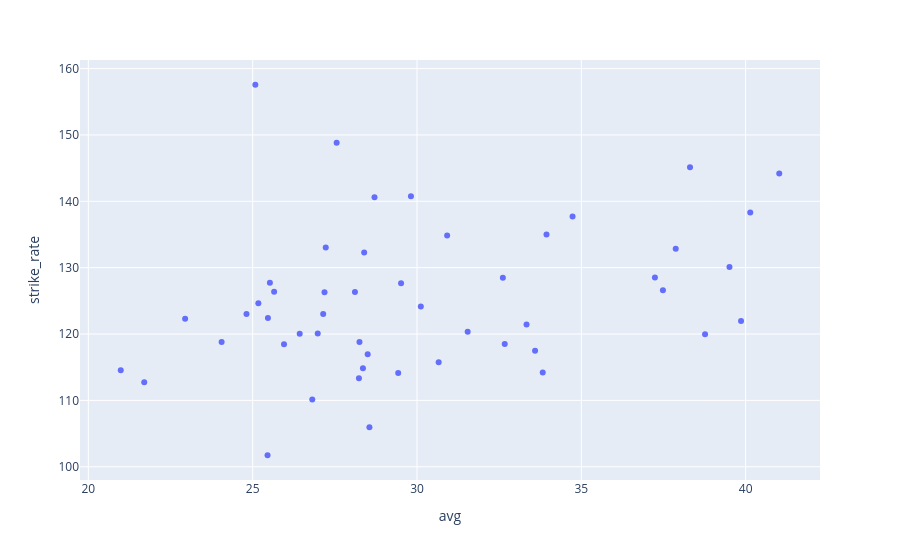

Source (notebook cell):
### Code cell
import plotly.express as px
px.scatter(data_frame=batsman_df, x = 'avg',y = 'strike_rate',hover_name='batsman')

### Figure 1 — Plotly figure (JSON) as saved in the notebook; plotly's stock layout.template omitted (floating-point values rounded to 4 significant figures)
{"data": [{"hovertemplate": "<b>%{hovertext}</b><br><br>avg=%{x}<br>strike_rate=%{y}<extra></extra>", "hovertext": ["AB de Villiers", "AC Gilchrist", "AJ Finch", "AM Rahane", "AT Rayudu", "BB McCullum", "BJ Hodge", "CH Gayle", "DA Miller", "DA Warner", "DJ Bravo", "DJ Hussey", "DPMD Jayawardene", "DR Smith", "F du Plessis", "G Gambhir", "GJ Maxwell", "JH Kallis", "JP Duminy", "KA Pollard", "KC Sangakkara", "KD Karthik", "KK Nair", "M Vijay", "MEK Hussey", "MK Pandey", "MK Tiwary", "MS Dhoni", "NV Ojha", "PA Patel", "R Dravid", "RA Jadeja", "RG Sharma", "RV Uthappa", "S Badrinath", "S Dhawan", "SC Ganguly", "SE Marsh", "SK Raina", "SPD Smith", "SR Tendulkar", "SR Watson", "SS Tiwary", "SV Samson", "TM Dilshan", "V Kohli", "V Sehwag", "WP Saha", "YK Pathan", "Yuvraj Singh"], "legendgroup": "", "marker": {"color": "#636efa", "symbol": "circle"}, "mode": "markers", "name": "", "orientation": "v", "showlegend": false, "type": "scatter", "x": [38.31, 27.22, 27.19, 33.59, 27.15, 28.11, 33.33, 41.02, 34.73, 40.14, 22.95, 26.98, 28.25, 28.39, 30.12, 31.54, 25.08, 28.55, 39.86, 28.71, 25.95, 24.81, 25.17, 26.43, 38.76, 28.5, 29.43, 37.87, 20.99, 21.7, 28.23, 24.06, 32.61, 29.52, 30.66, 32.67, 25.45, 39.51, 33.94, 37.24, 33.83, 30.92, 28.36, 25.46, 26.81, 37.48, 27.56, 25.52, 29.82, 25.65], "xaxis": "x", "y": [145.1, 133.1, 126.3, 117.5, 123.0, 126.3, 121.4, 144.2, 137.7, 138.3, 122.3, 120.1, 118.8, 132.3, 124.2, 120.4, 157.6, 105.9, 122.0, 140.6, 118.5, 123.0, 124.7, 120.0, 120.0, 116.9, 114.1, 132.8, 114.5, 112.7, 113.3, 118.8, 128.5, 127.6, 115.7, 118.5, 101.7, 130.1, 135.0, 128.5, 114.2, 134.8, 114.9, 122.4, 110.1, 126.6, 148.8, 127.7, 140.8, 126.4], "yaxis": "y"}], "layout": {"legend": {"tracegroupgap": 0}, "margin": {"t": 60}, "xaxis": {"anchor": "y", "domain": [0, 1], "title": {"text": "avg"}}, "yaxis": {"anchor": "x", "domain": [0, 1], "title": {"text": "strike_rate"}}}}
